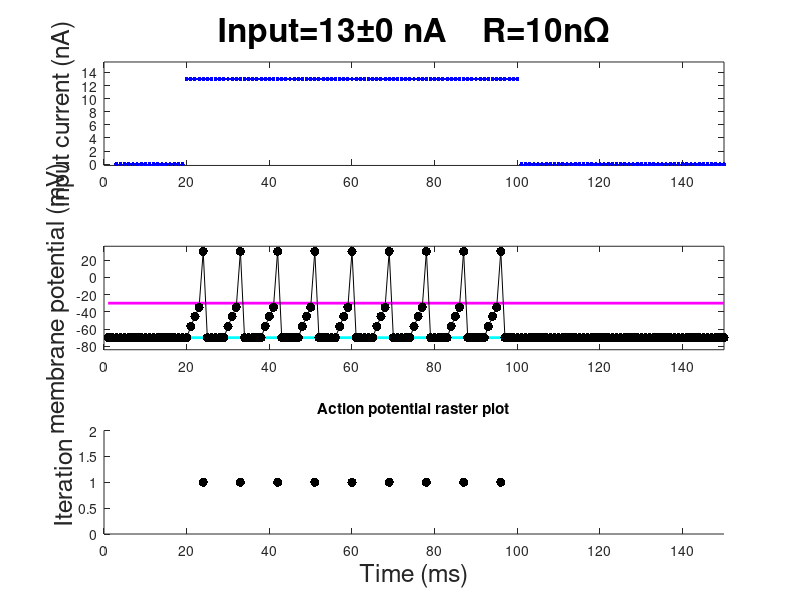

MATLAB code to generate this figure:
%%(c) California Institute of Technology
%  Pietro Perona - 5 Oct. 2011

EXPERIMENT_REPETITIONS = 1;
TIME_STEPS = 150; %% each is one millisecond long
INPUT_START = 20; %ms
INPUT_END = 100; %ms

RESTING_POTENTIAL = -70; %% mV
MAX_DEPOLARIZATION = 30; %% mV
THRESH = -30; %% mV
REFRACTORY_T = 5; %% ms

INPUT_CURRENT_MAGNITUDE = 13; % nA
INPUT_CURRENT_NOISE = 0; % nA
C = 1; % F
LEAK_RESISTANCE = 10; % nOhm




%%

figure(1); clf; grid on;

for e_i=1:EXPERIMENT_REPETITIONS,
    
    % Initialize the arrays - the input current
    INPUT_CURRENT = zeros(1,TIME_STEPS);
    INPUT_CURRENT(INPUT_START:INPUT_END) = INPUT_CURRENT_MAGNITUDE; %% current different from zero during stimulation
    INPUT_CURRENT = INPUT_CURRENT + INPUT_CURRENT_NOISE * randn(1,TIME_STEPS); %% add some noise 
    MEMBRANE_VOLTAGE = zeros(1,TIME_STEPS);
    MEMBRANE_VOLTAGE(1) = RESTING_POTENTIAL;
    
    subplot(3,1,2);
    plot([1 TIME_STEPS],RESTING_POTENTIAL*[1 1],'c','LineWidth',2); hold on;
    plot([1 TIME_STEPS],THRESH*[1 1],'m','LineWidth',2);  hold off;
    REFRACTORY_COUNTDOWN = 0;
    
    subplot(3,1,3);
    xlabel('Time (ms)','FontSize',18);
    ylabel('Iteration','FontSize',18);
    title('Action potential raster plot');
     
    % Compute the membrane voltage one time-step at a time
    for t=2:TIME_STEPS,
        
        % Plot the input current one dot at a time
        subplot(3,1,1);
        plot(t,INPUT_CURRENT(t),'b.','MarkerSize',10); hold off
        axis([0 TIME_STEPS -0.2 INPUT_CURRENT_MAGNITUDE*1.2]);
        ylabel('input current (nA)','FontSize',18);
         if t>2, 
             hold on; 
             title(['Input=' num2str(INPUT_CURRENT_MAGNITUDE) '\pm' num2str(INPUT_CURRENT_NOISE) ' nA '...
        '   R=' num2str(LEAK_RESISTANCE) 'n\Omega'],'FontSize',24);
         end;
        
         
        if REFRACTORY_COUNTDOWN==0, %If we are not in a refractory period
            LEAK_CURRENT = max((MEMBRANE_VOLTAGE(t-1)-RESTING_POTENTIAL) / LEAK_RESISTANCE,0);
            MEMBRANE_VOLTAGE(t) = MEMBRANE_VOLTAGE(t-1) + (INPUT_CURRENT(t-1)-LEAK_CURRENT)/C;
            %MEMBRANE_VOLTAGE(t) = max(MEMBRANE_VOLTAGE(t),RESTING_POTENTIAL);
        else, %% if we are within a refractory period
            MEMBRANE_VOLTAGE(t) = RESTING_POTENTIAL;
            REFRACTORY_COUNTDOWN = REFRACTORY_COUNTDOWN-1;
        end;
        
        % The cell will `fire' if the membrane potential has exceeded the
        % threshold
        if MEMBRANE_VOLTAGE(t)>THRESH,
            MEMBRANE_VOLTAGE(t) = MAX_DEPOLARIZATION;
            REFRACTORY_COUNTDOWN = REFRACTORY_T;
        end;
        subplot(3,1,2); hold on; plot(t-1:t,MEMBRANE_VOLTAGE(t-1:t),'k.-','MarkerSize',20); hold off
        axis([0 TIME_STEPS RESTING_POTENTIAL*1.2 MAX_DEPOLARIZATION*1.2]);
        %xlabel('time (ms)','FontSize',18);
        ylabel('membrane potential (mV)','FontSize',18);
        %pause(0.02);
        
        % Put down a dot in the raster plot if the cell just fired an
        % action potential
        if MEMBRANE_VOLTAGE(t)>THRESH,
            subplot(3,1,3); hold on;
            plot(t,e_i,'k.','MarkerSize',20); hold off;
            axis([0 TIME_STEPS 0 EXPERIMENT_REPETITIONS+1]);
        end;
        drawnow
    end;
    hold off
end;